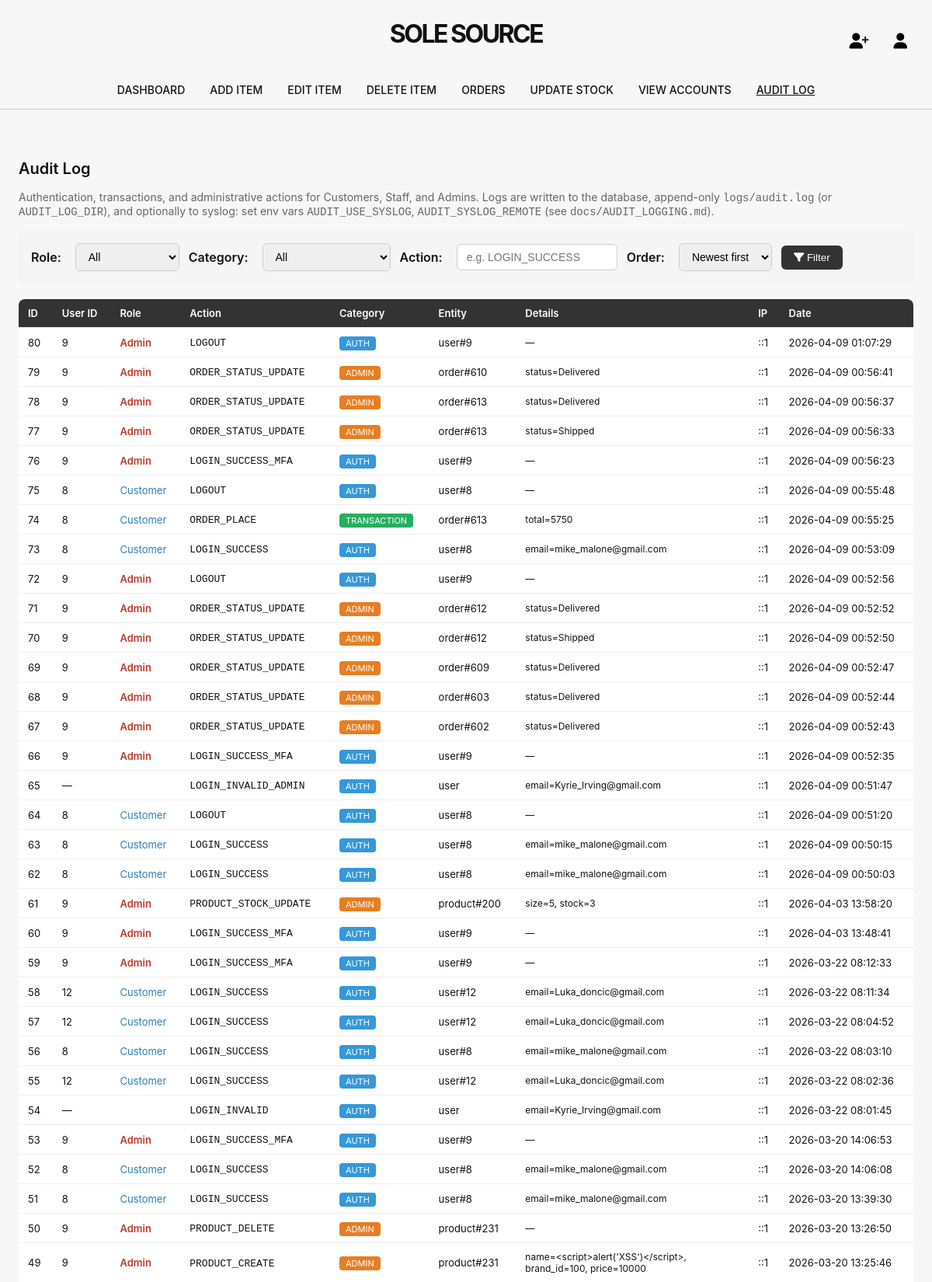
The app's page /view-audit-log.php (signed in, upper part) with its own data.
### tables this page shows
CREATE TABLE `audit_log` (
  `id` int(11) NOT NULL,
  `user_id` int(11) DEFAULT NULL,
  `role` varchar(50) DEFAULT NULL,
  `action` varchar(50) NOT NULL,
  `log_category` enum('AUTH','TRANSACTION','ADMIN') DEFAULT NULL,
  `entity_type` varchar(50) DEFAULT NULL,
  `entity_id` int(11) DEFAULT NULL,
  `details` text DEFAULT NULL,
  `ip_address` varchar(45) DEFAULT NULL,
  `created_at` timestamp NOT NULL DEFAULT current_timestamp()
);

### includes/input_validation.php (called while the page is built, shortened)
<?php
function validate_order_direction($value) {
    $v = strtolower(trim((string)$value));
    return ($v === 'asc') ? 'ASC' : 'DESC';
}

### view-audit-log.php (the view, shortened to what this page needs)
<?php
require_once 'includes/db.php';
require_once 'includes/input_validation.php';
$has_category = false;
$r = mysqli_query($conn, "SHOW COLUMNS FROM audit_log LIKE 'log_category'");
if ($r && mysqli_num_rows($r) > 0) {
    $has_category = true;
}
$filter_action = trim($_GET['action'] ?? '');
$order = $_GET['order'] ?? 'desc';
$where = [];
$params = [];
$types = '';
$where_sql = count($where) > 0 ? 'WHERE ' . implode(' AND ', $where) : '';
$order_sql = validate_order_direction($order);
$select_cols = $has_category
    ? "id, user_id, role, action, log_category, entity_type, entity_id, details, ip_address, created_at"
    : "id, user_id, role, action, entity_type, entity_id, details, ip_address, created_at";
$query = "SELECT {$select_cols} FROM audit_log {$where_sql} ORDER BY created_at {$order_sql} LIMIT 500";
if (count($params) > 0) {
    $stmt = mysqli_prepare($conn, $query);
    if ($stmt) {
        mysqli_stmt_bind_param($stmt, $types, ...$params);
        mysqli_stmt_execute($stmt);
        $result = mysqli_stmt_get_result($stmt);
    } else {
        $result = false;
    }
} else {
    $result = mysqli_query($conn, $query);
}
$logs = [];
if ($result) {
    while ($row = mysqli_fetch_assoc($result)) {
        $logs[] = $row;
    }
}
?>
<!DOCTYPE html>
<html lang="en">
<head>
  <link rel="stylesheet" href="css/homestyles.css" />
  <link rel="stylesheet" href="css/staffstyles.css" />
  <link rel="stylesheet" href="https://cdnjs.cloudflare.com/ajax/libs/font-awesome/6.5.0/css/all.min.css">
</head>
<body>
<header class="header">
  <div class="header-container">
    <h1 class="logo">SOLE SOURCE</h1>
    <div class="header-icons">
      <button class="icon-button" title="Create Account" onclick="window.location.href='create-account.php'">
        <i class="fas fa-user-plus"></i>
      </button>
      <div class="user-profile-container">
        <button class="icon-button" onclick="window.location.href='userprofileadmin.php'">
          <i class="fas fa-user"></i>
        </button>
      </div>
    </div>
  </div>
  <nav class="navigation">
    <a href="adminhomepage.php" class="nav-link">DASHBOARD</a>
    <a href="add-item.php" class="nav-link">ADD ITEM</a>
    <a href="edit-item.php" class="nav-link">EDIT ITEM</a>
    <a href="delete-item.php" class="nav-link">DELETE ITEM</a>
    <a href="admin-orders.php" class="nav-link">ORDERS</a>
    <a href="admin-update-stocks.php" class="nav-link">UPDATE STOCK</a>
    <a href="view-accounts.php" class="nav-link">VIEW ACCOUNTS</a>
    <a href="view-audit-log.php" class="nav-link active">AUDIT LOG</a>
  </nav>
</header>
<div class="staff-container">
  <h2 class="section-title">Audit Log</h2>
  <p class="audit-summary">Authentication, transactions, and administrative actions for Customers, Staff, and Admins. Logs are written to the database, append-only <code>logs/audit.log</code> (or <code>AUDIT_LOG_DIR</code>), and optionally to syslog: set env vars <code>AUDIT_USE_SYSLOG</code>, <code>AUDIT_SYSLOG_REMOTE</code> (see <code>docs/AUDIT_LOGGING.md</code>).</p>
  <form method="get" action="view-audit-log.php" class="audit-filters">
    <label>Role:</label>
    <select name="role">
      <option value="">All</option>
    </select>
    <?php if ($has_category): ?>
    <label>Category:</label>
    <select name="category">
      <option value="">All</option>
    </select>
    <?php endif; ?>
    <label>Action:</label>
    <input type="text" name="action" value="<?php echo htmlspecialchars($filter_action); ?>" placeholder="e.g. LOGIN_SUCCESS" />
    <label>Order:</label>
    <select name="order">
      <option value="desc" <?php echo $order === 'desc' ? 'selected' : ''; ?>>Newest first</option>
    </select>
    <button type="submit"><i class="fas fa-filter"></i> Filter</button>
  </form>
  <div style="overflow-x: auto;">
    <table class="audit-table">
      <thead>
        <tr>
          <th>ID</th>
          <th>User ID</th>
          <th>Role</th>
          <th>Action</th>
          <?php if ($has_category): ?><th>Category</th><?php endif; ?>
          <th>Entity</th>
          <th>Details</th>
          <th>IP</th>
          <th>Date</th>
        </tr>
      </thead>
      <tbody>
        <?php foreach ($logs as $log): ?>
        <tr>
          <td><?php echo (int)$log['id']; ?></td>
          <td><?php echo $log['user_id'] !== null ? (int)$log['user_id'] : '—'; ?></td>
          <td class="role-<?php echo strtolower($log['role'] ?? 'none'); ?>"><?php echo htmlspecialchars($log['role'] ?? '—'); ?></td>
          <td><code><?php echo htmlspecialchars($log['action']); ?></code></td>
          <?php if ($has_category): ?>
          <td>
            <?php
            $cat = $log['log_category'] ?? null;
            if ($cat): ?>
              <span class="badge-<?php echo strtolower($cat); ?>"><?php echo htmlspecialchars($cat); ?></span>
            <?php else: ?>—<?php endif; ?>
          </td>
          <?php endif; ?>
          <td><?php echo htmlspecialchars(($log['entity_type'] ?? '') . ($log['entity_id'] ? '#' . $log['entity_id'] : '')); ?></td>
          <td class="log-details"><?php echo htmlspecialchars($log['details'] ?? '—'); ?></td>
          <td><?php echo htmlspecialchars($log['ip_address'] ?? '—'); ?></td>
          <td><?php echo htmlspecialchars($log['created_at'] ?? ''); ?></td>
        </tr>
        <?php endforeach; ?>
      </tbody>
    </table>
  </div>
</div>
</body>
</html>

### css/homestyles.css (style rules this page uses)
.logo { font-size: 32px; font-weight: 700; letter-spacing: -2.5px; margin-bottom: 20px; }
* { margin: 0; padding: 0; box-sizing: border-box; }
body { font-family: -apple-system, BlinkMacSystemFont, 'Segoe UI', Roboto, sans-serif; background-color: hsl(0, 0%, 97%); color: hsl(0, 0%, 7%); min-height: 100vh; }
.header { background-color: hsl(0, 0%, 97%); border-bottom: 1px solid hsl(0, 0%, 80%); }
.header-container { max-width: 1200px; margin: 0 auto; padding: 24px; display: flex; align-items: center; justify-content: space-between; }
.header-icons { flex: 1; display: flex; justify-content: flex-end; gap: 16px; }
.icon-button { background: none; border: none; font-size: 20px; cursor: pointer; padding: 8px; border-radius: 4px; transition: background-color 0.2s; }
.navigation { max-width: 1200px; margin: 0 auto; padding: 0 24px 16px; display: flex; justify-content: center; gap: 32px; }
.nav-link { text-decoration: none; color: hsl(0, 0%, 7%); font-size: 14px; font-weight: 500; transition: color 0.2s; }
.nav-link.active { text-decoration: underline; color: hsl(0, 0%, 7%); }

### css/staffstyles.css (style rules this page uses)
.staff-container { max-width: 1200px; margin: 40px auto; padding: 24px; }
.section-title { font-size: 20px; font-weight: 600; margin-bottom: 16px; }
.user-profile-container { position: relative; }

### view-audit-log.php (style rules this page uses)
.audit-filters { display: flex; flex-wrap: wrap; gap: 12px; align-items: center; margin-bottom: 20px; padding: 16px; background: #f5f5f5; border-radius: 8px; }
.audit-filters label { font-weight: 600; margin-right: 6px; }
.audit-filters select, .audit-filters input { padding: 8px 12px; border: 1px solid #ccc; border-radius: 6px; font-size: 14px; }
.audit-filters button { padding: 8px 16px; background: #333; color: white; border: none; border-radius: 6px; cursor: pointer; }
.audit-table { width: 100%; border-collapse: collapse; font-size: 13px; background: white; box-shadow: 0 2px 8px rgba(0,0,0,0.08); border-radius: 8px; overflow: hidden; }
.audit-table th, .audit-table td { padding: 10px 12px; text-align: left; border-bottom: 1px solid #eee; }
.audit-table th { background: #333; color: white; font-weight: 600; }
.badge-auth { background: #3498db; color: white; padding: 2px 8px; border-radius: 4px; font-size: 11px; }
.badge-transaction { background: #27ae60; color: white; padding: 2px 8px; border-radius: 4px; font-size: 11px; }
.badge-admin { background: #e67e22; color: white; padding: 2px 8px; border-radius: 4px; font-size: 11px; }
.role-customer { color: #2980b9; }
.role-admin { color: #c0392b; font-weight: 600; }
.log-details { max-width: 280px; word-break: break-word; font-size: 12px; }
.audit-summary { margin-bottom: 16px; color: #666; font-size: 14px; }

### records on screen
audit_log: id "80", user "9", role "Admin", action "LOGOUT", log_category "AUTH", entity_type+entity "user#9", details "—", ip_address "::1", created_at "2026-04-09 01:07:29"
audit_log: id "79", user "9", role "Admin", action "ORDER_STATUS_UPDATE", log_category "ADMIN", entity_type+entity "order#610", details "status=Delivered", ip_address "::1", created_at "2026-04-09 00:56:41"
audit_log: id "78", user "9", role "Admin", action "ORDER_STATUS_UPDATE", log_category "ADMIN", entity_type+entity "order#613", details "status=Delivered", ip_address "::1", created_at "2026-04-09 00:56:37"
audit_log: id "77", user "9", role "Admin", action "ORDER_STATUS_UPDATE", log_category "ADMIN", entity_type+entity "order#613", details "status=Shipped", ip_address "::1", created_at "2026-04-09 00:56:33"
audit_log: id "76", user "9", role "Admin", action "LOGIN_SUCCESS_MFA", log_category "AUTH", entity_type+entity "user#9", details "—", ip_address "::1", created_at "2026-04-09 00:56:23"
audit_log: id "75", user "8", role "Customer", action "LOGOUT", log_category "AUTH", entity_type+entity "user#8", details "—", ip_address "::1", created_at "2026-04-09 00:55:48"
audit_log: id "74", user "8", role "Customer", action "ORDER_PLACE", log_category "TRANSACTION", entity_type+entity "order#613", details "total=5750", ip_address "::1", created_at "2026-04-09 00:55:25"
audit_log: id "73", user "8", role "Customer", action "LOGIN_SUCCESS", log_category "AUTH", entity_type+entity "user#8", details "email=mike_malone@gmail.com", ip_address "::1", created_at "2026-04-09 00:53:09"
audit_log: id "72", user "9", role "Admin", action "LOGOUT", log_category "AUTH", entity_type+entity "user#9", details "—", ip_address "::1", created_at "2026-04-09 00:52:56"
audit_log: id "71", user "9", role "Admin", action "ORDER_STATUS_UPDATE", log_category "ADMIN", entity_type+entity "order#612", details "status=Delivered", ip_address "::1", created_at "2026-04-09 00:52:52"
audit_log: id "70", user "9", role "Admin", action "ORDER_STATUS_UPDATE", log_category "ADMIN", entity_type+entity "order#612", details "status=Shipped", ip_address "::1", created_at "2026-04-09 00:52:50"
audit_log: id "69", user "9", role "Admin", action "ORDER_STATUS_UPDATE", log_category "ADMIN", entity_type+entity "order#609", details "status=Delivered", ip_address "::1", created_at "2026-04-09 00:52:47"
audit_log: id "68", user "9", role "Admin", action "ORDER_STATUS_UPDATE", log_category "ADMIN", entity_type+entity "order#603", details "status=Delivered", ip_address "::1", created_at "2026-04-09 00:52:44"
audit_log: id "67", user "9", role "Admin", action "ORDER_STATUS_UPDATE", log_category "ADMIN", entity_type+entity "order#602", details "status=Delivered", ip_address "::1", created_at "2026-04-09 00:52:43"
audit_log: id "66", user "9", role "Admin", action "LOGIN_SUCCESS_MFA", log_category "AUTH", entity_type+entity "user#9", details "—", ip_address "::1", created_at "2026-04-09 00:52:35"
audit_log: id "65", action "LOGIN_INVALID_ADMIN", log_category "AUTH", entity_type "user", details "email=Kyrie_Irving@gmail.com", ip_address "::1", created_at "2026-04-09 00:51:47"
audit_log: id "64", user "8", role "Customer", action "LOGOUT", log_category "AUTH", entity_type+entity "user#8", details "—", ip_address "::1", created_at "2026-04-09 00:51:20"
audit_log: id "63", user "8", role "Customer", action "LOGIN_SUCCESS", log_category "AUTH", entity_type+entity "user#8", details "email=mike_malone@gmail.com", ip_address "::1", created_at "2026-04-09 00:50:15"
audit_log: id "62", user "8", role "Customer", action "LOGIN_SUCCESS", log_category "AUTH", entity_type+entity "user#8", details "email=mike_malone@gmail.com", ip_address "::1", created_at "2026-04-09 00:50:03"
audit_log: id "61", user "9", role "Admin", action "PRODUCT_STOCK_UPDATE", log_category "ADMIN", entity_type+entity "product#200", details "size=5, stock=3", ip_address "::1", created_at "2026-04-03 13:58:20"
audit_log: id "60", user "9", role "Admin", action "LOGIN_SUCCESS_MFA", log_category "AUTH", entity_type+entity "user#9", details "—", ip_address "::1", created_at "2026-04-03 13:48:41"
audit_log: id "59", user "9", role "Admin", action "LOGIN_SUCCESS_MFA", log_category "AUTH", entity_type+entity "user#9", details "—", ip_address "::1", created_at "2026-03-22 08:12:33"
audit_log: id "58", user "12", role "Customer", action "LOGIN_SUCCESS", log_category "AUTH", entity_type+entity "user#12", details "email=Luka_doncic@gmail.com", ip_address "::1", created_at "2026-03-22 08:11:34"
audit_log: id "57", user "12", role "Customer", action "LOGIN_SUCCESS", log_category "AUTH", entity_type+entity "user#12", details "email=Luka_doncic@gmail.com", ip_address "::1", created_at "2026-03-22 08:04:52"
audit_log: id "56", user "8", role "Customer", action "LOGIN_SUCCESS", log_category "AUTH", entity_type+entity "user#8", details "email=mike_malone@gmail.com", ip_address "::1", created_at "2026-03-22 08:03:10"
audit_log: id "55", user "12", role "Customer", action "LOGIN_SUCCESS", log_category "AUTH", entity_type+entity "user#12", details "email=Luka_doncic@gmail.com", ip_address "::1", created_at "2026-03-22 08:02:36"
audit_log: id "54", action "LOGIN_INVALID", log_category "AUTH", entity_type "user", details "email=Kyrie_Irving@gmail.com", ip_address "::1", created_at "2026-03-22 08:01:45"
audit_log: id "53", user "9", role "Admin", action "LOGIN_SUCCESS_MFA", log_category "AUTH", entity_type+entity "user#9", details "—", ip_address "::1", created_at "2026-03-20 14:06:53"
audit_log: id "52", user "8", role "Customer", action "LOGIN_SUCCESS", log_category "AUTH", entity_type+entity "user#8", details "email=mike_malone@gmail.com", ip_address "::1", created_at "2026-03-20 14:06:08"
audit_log: id "51", user "8", role "Customer", action "LOGIN_SUCCESS", log_category "AUTH", entity_type+entity "user#8", details "email=mike_malone@gmail.com", ip_address "::1", created_at "2026-03-20 13:39:30"
audit_log: id "50", user "9", role "Admin", action "PRODUCT_DELETE", log_category "ADMIN", entity_type+entity "product#231", details "—", ip_address "::1", created_at "2026-03-20 13:26:50"
audit_log: id "49", user "9", role "Admin", action "PRODUCT_CREATE", log_category "ADMIN", entity_type+entity "product#231", details "name=<script>alert('XSS')</script>, brand_id=100, price=10000", ip_address "::1", created_at "2026-03-20 13:25:46"
